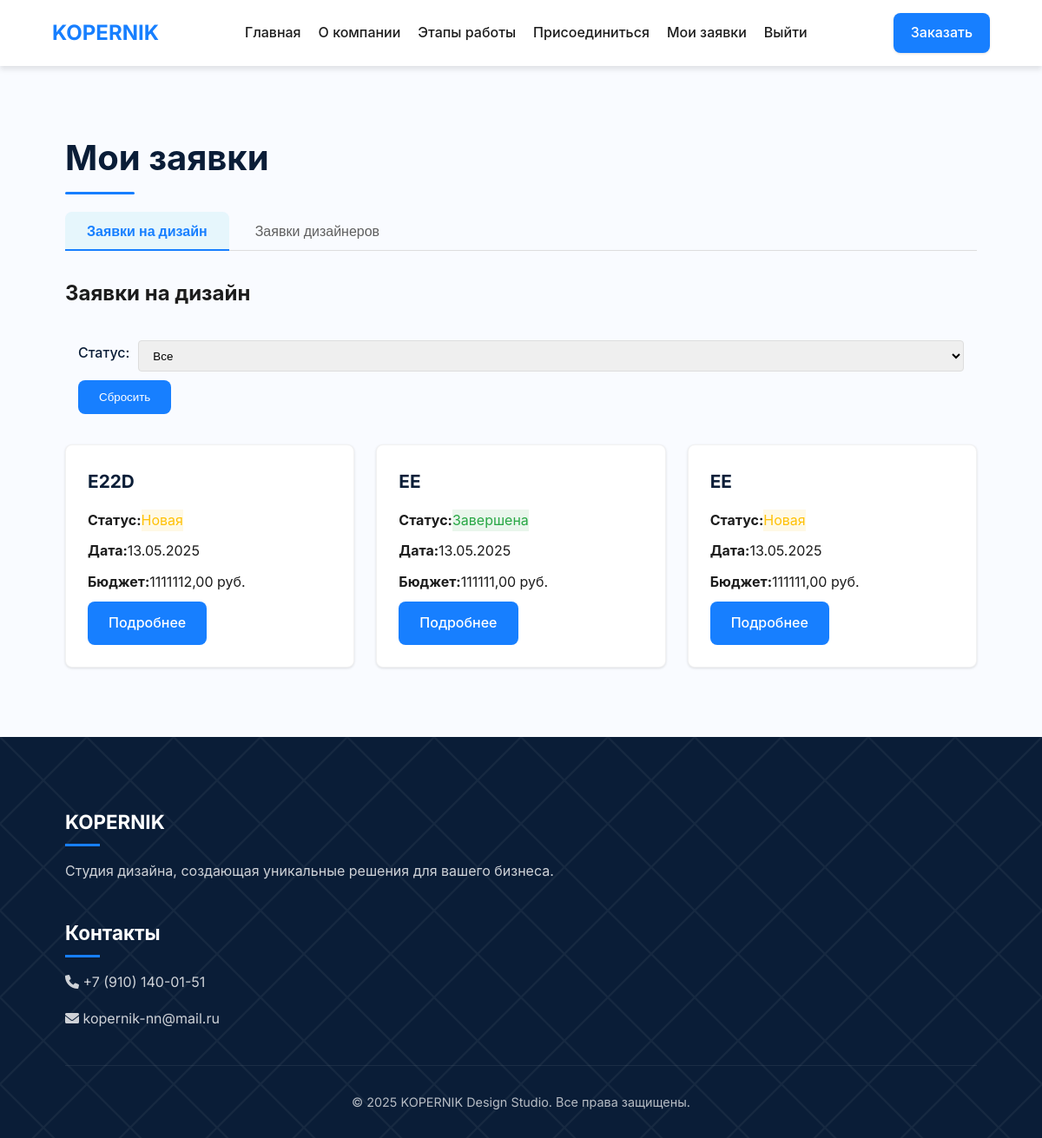
Page /applications/ (signed in) on the earlier database version.
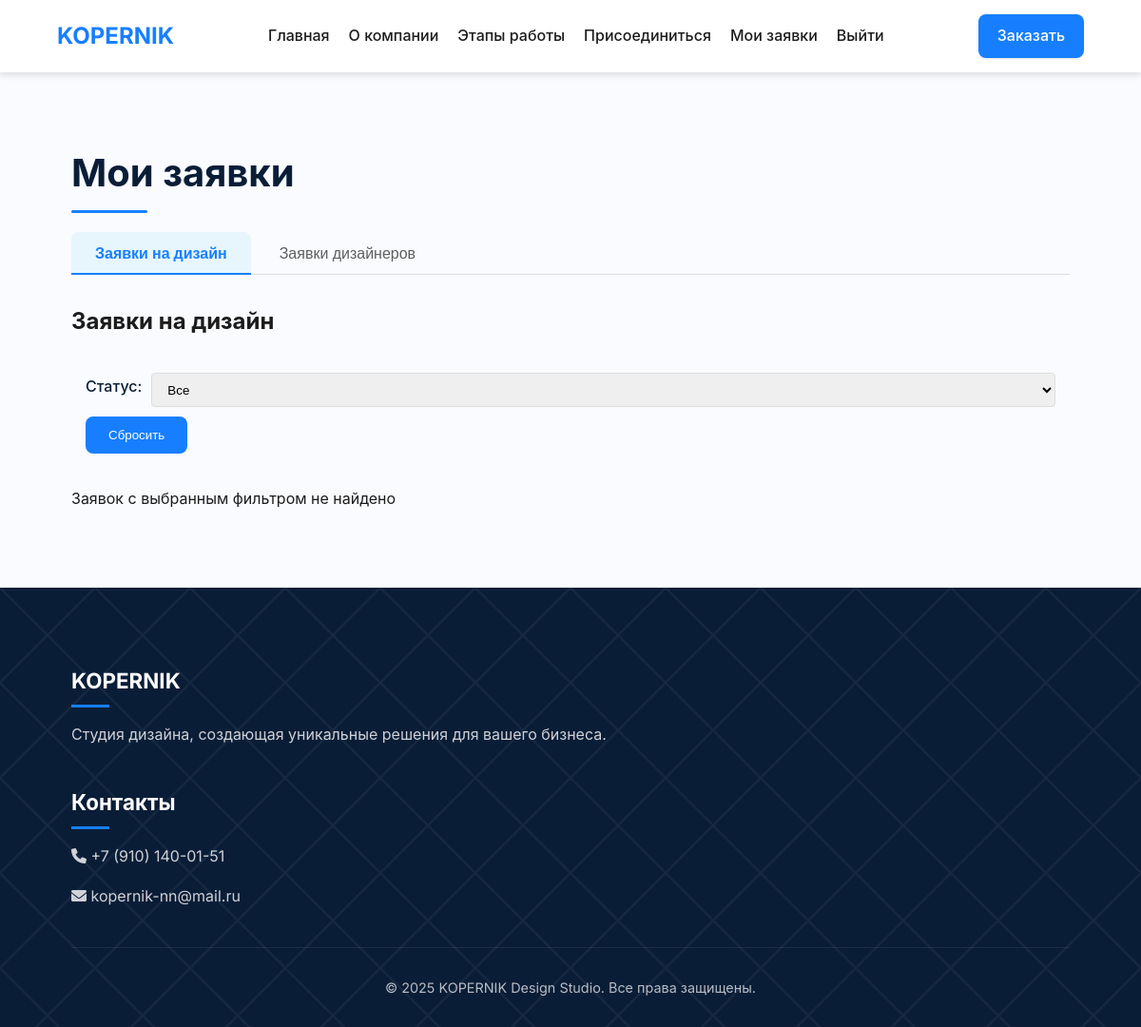
Same page on the later database version.
### design_studio/models.py (models this page shows, shortened)
class ClientRequest(models.Model):
    STATUS_CHOICES = [
        ('new', 'Новая'),
        ('in_progress', 'В работе'),
        ('completed', 'Завершена'),
        ('rejected', 'Отклонена'),
    ]
    name = models.CharField(max_length=100, verbose_name='Имя')
    email = models.EmailField(verbose_name='Email')
    phone = models.CharField(max_length=20, verbose_name='Телефон')
    project_type = models.CharField(max_length=100, verbose_name='Тип проекта')
    description = models.TextField(verbose_name='Описание проекта')
    budget = models.DecimalField(max_digits=10, decimal_places=2, verbose_name='Бюджет')
    created_at = models.DateTimeField(auto_now_add=True, verbose_name='Дата создания')
    status = models.CharField(max_length=20, choices=STATUS_CHOICES, default='new', verbose_name='Статус')
    user = models.ForeignKey(User, on_delete=models.CASCADE, null=True, blank=True, verbose_name='Пользователь')
    class Meta:
        verbose_name = 'Заявка клиента'
        verbose_name_plural = 'Заявки клиентов'
        ordering = ['-created_at']

### design_studio/views.py (the view)
# urls.py: path('applications/', views.applications, name='applications'),
@login_required
def applications(request):
    selected_client_status = request.GET.get('client_status', '')
    selected_designer_status = request.GET.get('designer_status', '')
    client_requests = ClientRequest.objects.all() if request.user.is_superuser else ClientRequest.objects.filter(
        user=request.user)
    if selected_client_status:
        client_requests = client_requests.filter(status=selected_client_status)
    designer_applications = DesignerApplication.objects.all() if request.user.is_superuser else DesignerApplication.objects.filter(
        user=request.user)
    if selected_designer_status:
        designer_applications = designer_applications.filter(status=selected_designer_status)
    return render(request, 'design_studio/applications.html', {
        'client_requests': client_requests,
        'designer_applications': designer_applications,
        'client_status_choices': ClientRequest.STATUS_CHOICES,
        'designer_status_choices': DesignerApplication.STATUS_CHOICES,
        'selected_client_status': selected_client_status,
        'selected_designer_status': selected_designer_status
    })

### templates/design_studio/applications.html (shortened to what this page needs)
{% extends 'design_studio/base.html' %}
{% block content %}
<section class="applications-section">
    <div class="container">
        <h1>Мои заявки</h1>
        <div class="applications-tabs">
            <button class="tab-btn active" onclick="openTab(event, 'client')">Заявки на дизайн</button>
            <button class="tab-btn" onclick="openTab(event, 'designer')">Заявки дизайнеров</button>
        </div>
        <div id="client-tab" class="tab-content" style="display: block;">
            <h2>Заявки на дизайн</h2>
            <div class="filter-container">
                <form method="get" id="client-filter">
                    <div class="filter-group">
                        <label for="client_status">Статус:</label>
                        <select name="client_status" id="client_status" onchange="this.form.submit()">
                            <option value="">Все</option>
                        </select>
                    </div>
                    <button type="button" class="btn btn-small" onclick="resetFilter('client')">Сбросить</button>
                </form>
            </div>
            {% if client_requests %}
            <div class="requests-grid">
                {% for request in client_requests %}
                <div class="request-card">
                    <h3>{{ request.project_type }}</h3>
                    <p><strong>Статус:</strong> <span class="status-{{ request.status }}">{{ request.get_status_display }}</span></p>
                    <p><strong>Дата:</strong> {{ request.created_at|date:"d.m.Y" }}</p>
                    <p><strong>Бюджет:</strong> {{ request.budget }} руб.</p>
                    <a href="{% url 'request_detail' request.id %}" class="btn btn-small">Подробнее</a>
                </div>
                {% endfor %}
            </div>
            {% else %}
            <p>Заявок с выбранным фильтром не найдено</p>
            {% endif %}
        </div>
    </div>
</section>
{% endblock %}

### templates/design_studio/base.html (shortened to what this page needs)
{% load static %}
<!DOCTYPE html>
<html lang="ru">
<head>
    <link rel="stylesheet" href="https://cdnjs.cloudflare.com/ajax/libs/font-awesome/6.0.0-beta3/css/all.min.css">
    <link rel="stylesheet" href="/static/css/style.css">
</head>
<body>
    <header>
        <div class="container">
            <div class="logo">
                <a href="{% url 'home' %}">KOPERNIK</a>
            </div>
            <nav>
                <ul>
                    <li><a href="{% url 'home' %}">Главная</a></li>
                    <li><a href="{% url 'about' %}">О компании</a></li>
                    <li><a href="{% url 'workflow' %}">Этапы работы</a></li>
                    <li><a href="{% url 'join' %}">Присоединиться</a></li>
                    {% if user.is_authenticated %}
                        <li><a href="{% url 'applications' %}">Мои заявки</a></li>
                        <li><a href="{% url 'logout' %}">Выйти</a></li>
                    {% else %}
                        <li><a href="{% url 'login' %}">Войти</a></li>
                    {% endif %}
                </ul>
            </nav>
            <a href="{% url 'order' %}" class="btn order-btn">Заказать</a>
        </div>
    </header>
    <main>
        {% block content %}{% endblock %}
    </main>
    <footer>
        <div class="container">
            <div class="footer-section">
                <h3>KOPERNIK</h3>
                <p>Студия дизайна, создающая уникальные решения для вашего бизнеса.</p>
            </div>
            <div class="footer-section">
                <h3>Контакты</h3>
                <p><i class="fas fa-phone"></i> +7 (910) 140-01-51</p>
                <p><i class="fas fa-envelope"></i> kopernik-nn@mail.ru</p>
            </div>
        <div class="copyright">
            <p>&copy; 2025 KOPERNIK Design Studio. Все права защищены.</p>
        </div>
    </footer>
</body>
</html>

### design_studio/static/css/style.css (style rules this page uses)
:root { --primary-color: #177fff; --secondary-color: #3c93ff; --background-color: #f9fbff; --text-color: #1c1c1c; --light-text: #5f5f5f; --white: #ffffff; --dark-bg: #0a1d37; --shadow-sm: 0 1px 3px rgba(0, 0, 0, 0.12); --shadow-md: 0 4px 6px rgba(0, 0, 0, 0.1); --shadow-lg: 0 10px 25px rgba(0, 0, 0, 0.1); --transition: all 0.3s cubic-bezier(0.25, 0.8, 0.25, 1); --border-radius: 8px; }
* { margin: 0; padding: 0; box-sizing: border-box; }
body { font-family: 'Inter', -apple-system, BlinkMacSystemFont, sans-serif; background-color: var(--background-color); color: var(--text-color); line-height: 1.6; -webkit-font-smoothing: antialiased; -moz-osx-font-smoothing: grayscale; }
a { text-decoration: none; color: inherit; transition: var(--transition); }
.container { width: 90%; max-width: 1200px; margin: 0 auto; padding: 0 15px; }
.btn { display: inline-flex; align-items: center; justify-content: center; padding: 12px 24px; border-radius: var(--border-radius); font-weight: 500; transition: var(--transition); text-align: center; cursor: pointer; border: none; position: relative; overflow: hidden; }
.btn::after { content: ''; position: absolute; top: 50%; left: 50%; width: 5px; height: 5px; background: rgba(255, 255, 255, 0.5); opacity: 0; border-radius: 100%; transform: scale(1, 1) translate(-50%); transform-origin: 50% 50%; }
.btn-small { background-color: #177fff; color: white; }
header { background-color: var(--white); box-shadow: var(--shadow-md); position: fixed; width: 100%; top: 0; z-index: 1000; backdrop-filter: blur(5px); background-color: rgba(255, 255, 255, 0.95); }
header .container { display: flex; justify-content: space-between; align-items: center; padding: 15px 0; }
.logo a { font-size: 1.5rem; font-weight: 700; color: var(--primary-color); display: flex; align-items: center; gap: 8px; }
nav ul { display: flex; list-style: none; gap: 20px; }
nav ul li a { font-weight: 500; position: relative; padding: 5px 0; }
nav ul li a::after { content: ''; position: absolute; bottom: 0; left: 0; width: 0; height: 2px; background-color: var(--primary-color); transition: var(--transition); }
.order-btn { background-color: var(--primary-color); color: var(--white); padding: 10px 20px; border-radius: var(--border-radius); font-weight: 500; transition: var(--transition); box-shadow: var(--shadow-sm); }
form label { display: block; margin-bottom: 8px; font-weight: 500; color: var(--dark-bg); }
form input, form textarea, form select { width: 100%; padding: 12px 15px; border: 1px solid #ddd; border-radius: var(--border-radius); font-family: 'Inter', sans-serif; transition: var(--transition); }
.applications-section { padding: 150px 0 80px; }
.applications-section h1 { font-size: 2.5rem; margin-bottom: 30px; color: var(--dark-bg); position: relative; display: inline-block; }
.applications-section h1::after { content: ''; position: absolute; bottom: -10px; left: 0; width: 80px; height: 3px; background-color: var(--primary-color); border-radius: 3px; }
.applications-tabs { display: flex; margin-bottom: 30px; border-bottom: 1px solid #ddd; gap: 5px; }
.tab-btn { padding: 12px 25px; background: none; border: none; font-family: 'Inter', sans-serif; font-size: 1rem; font-weight: 500; color: var(--light-text); cursor: pointer; position: relative; transition: var(--transition); border-radius: var(--border-radius) var(--border-radius) 0 0; }
.tab-btn.active { color: var(--primary-color); font-weight: 600; background-color: rgba(58, 192, 222, 0.1); }
.tab-btn.active::after { content: ''; position: absolute; bottom: -1px; left: 0; width: 100%; height: 2px; background-color: var(--primary-color); }
.tab-content { display: none; animation: fadeIn 0.4s ease; }
footer { background-color: var(--dark-bg); color: var(--white); padding: 80px 0 0; position: relative; }
footer::before { content: ''; position: absolute; top: 0; left: 0; width: 100%; height: 100%; background-size: 100px 100px; }
.footer-section { margin-bottom: 40px; }
.footer-section h3 { font-size: 1.4rem; margin-bottom: 25px; position: relative; display: inline-block; }
.footer-section h3::after { content: ''; position: absolute; bottom: -10px; left: 0; width: 40px; height: 3px; background-color: var(--primary-color); }
.footer-section p { margin-bottom: 15px; line-height: 1.7; opacity: 0.8; }
.copyright { text-align: center; padding: 30px 0; border-top: 1px solid rgba(255, 255, 255, 0.1); margin-top: 30px; opacity: 0.7; font-size: 0.9rem; position: relative; z-index: 1; }

Differences in the rows shown:
removed ClientRequest: project_type "E22D", status "Новая", created_at "13.05.2025", budget "1111112,00"
removed ClientRequest: project_type "EE", status "Завершена", created_at "13.05.2025", budget "111111,00"
removed ClientRequest: project_type "EE", status "Новая", created_at "13.05.2025", budget "111111,00"
Other differences:
text now shown: "Заявок с выбранным фильтром не найдено"
